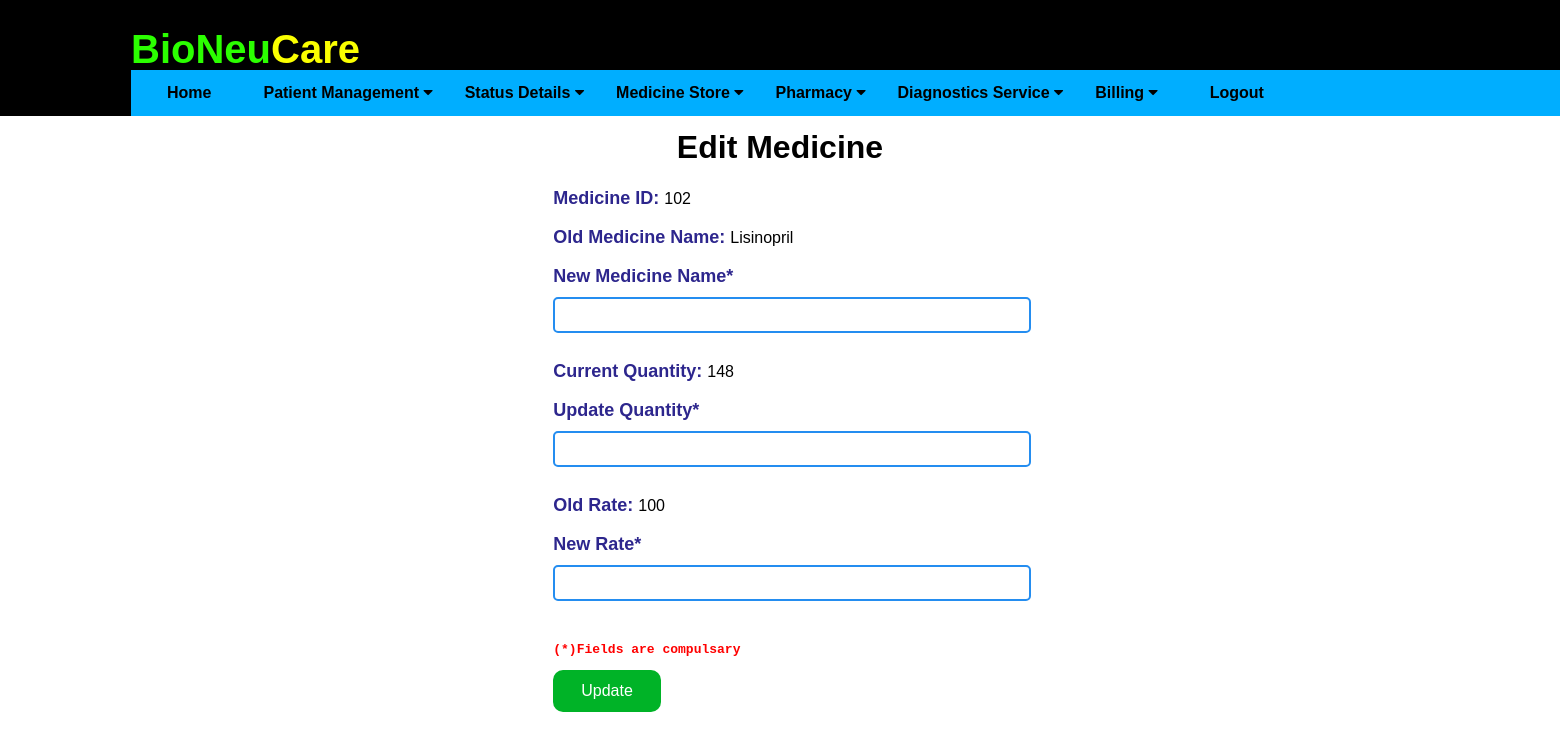
The app's page /editmedicinedetail/102 (signed in), older data.
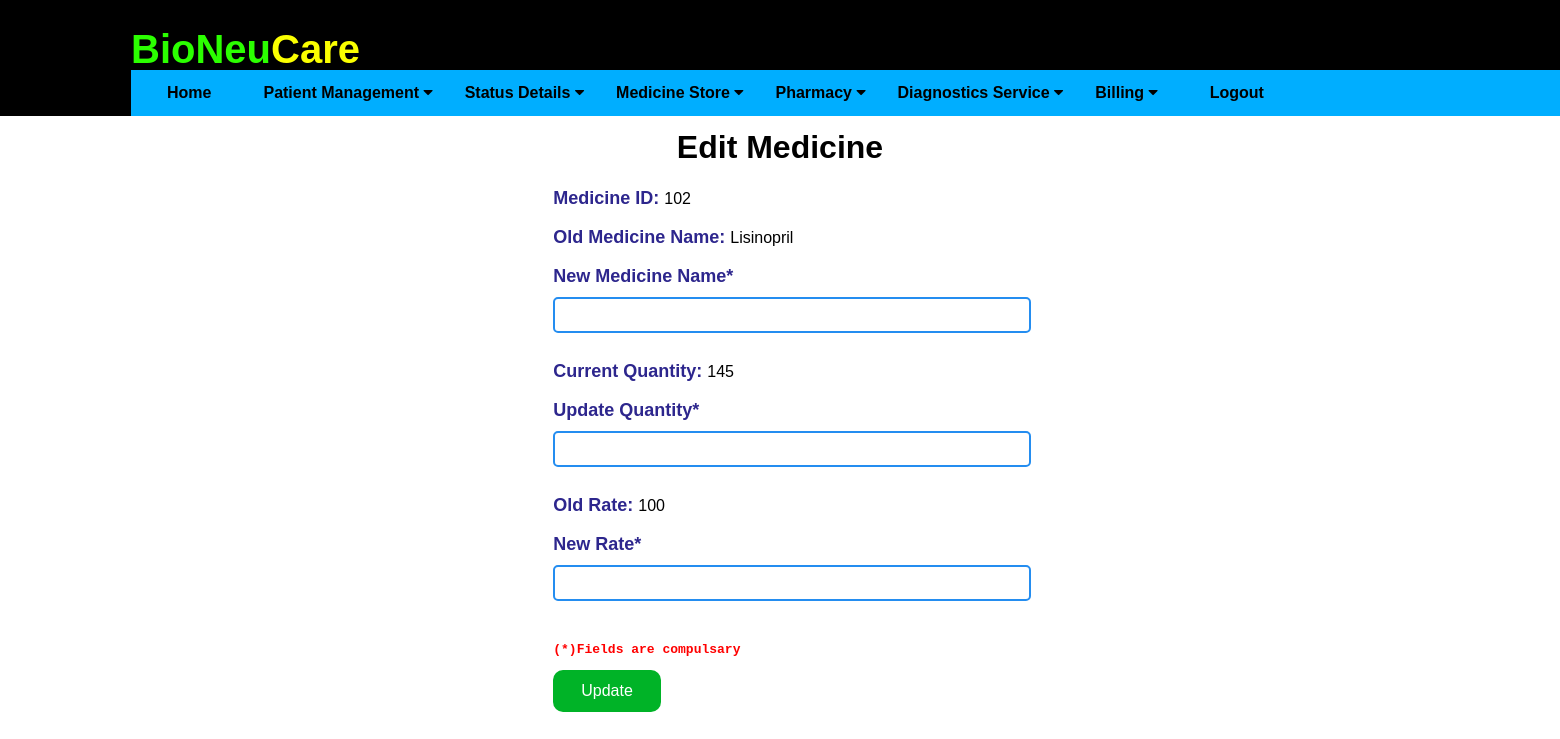
The same page, newer data.
### application/routes.py (models this page shows)
class MedicineMaster(db.Model):
    __tablename__ = 'medicinemaster'
    mid = Column(Integer, ForeignKey('medicines.mid'), primary_key=True)
    mname = Column(db.String(20))
    qavailable = Column(db.Integer)
    rate = Column(db.Integer)

### application/routes.py (the view, shortened to what this page needs)
@app.route('/editmedicinedetail/<mid>', methods=['GET', 'POST'] )
def editmedicinedetail(mid):
    print("id is : ", mid)
    if 'username' in session:
        print("inside sesssss")
        print(datetime.now())
        editpat = MedicineMaster.query.filter_by( mid = mid )
        return render_template('editmedicinedetail.html', editpat = editpat)

### application/templates/editmedicinedetail.html (shortened to what this page needs)
{% extends "layout.html" %}
{% block content %}
<div class="form1">
    <h1 id="cst_head">Edit Medicine </h1>
    {% for edit in editpat %}
    <form action="" method="POST">
        <label for="id">Medicine ID:   </label> {{ edit.mid }} <br><br>
        <label for="Name">Old Medicine Name:   </label> {{ edit.mname }} <br><br>
        <label for="New customer Name*">New Medicine Name*</label>
        <input type="text" class="text1" id="mname" name="mname" required><br><br>
        <label for="Old Address">Current Quantity:  </label> {{ edit.qavailable }} <br><br>
        <label for="New Address*">Update Quantity*</label>
        <input type="number" class="text1" id="qavailable" min="1" name="qavailable" required><br><br>
        <label for="Old Age">Old Rate:  </label> {{ edit.rate }} <br><br>
        <label for="New Age*">New Rate*</label>
        <input type="number" class="text1" id="rate" name="rate" min="1" required><br><br>
        <pre>(*)Fields are compulsary</pre>
        <button  type="submit" class="ubutton">Update</button>
    </form>
    {% endfor %}
</div>
{% endblock %}

Row changes from the older to the newer data that the page shows:
changed MedicineMaster "Lisinopril": qavailable "148" → "145"
